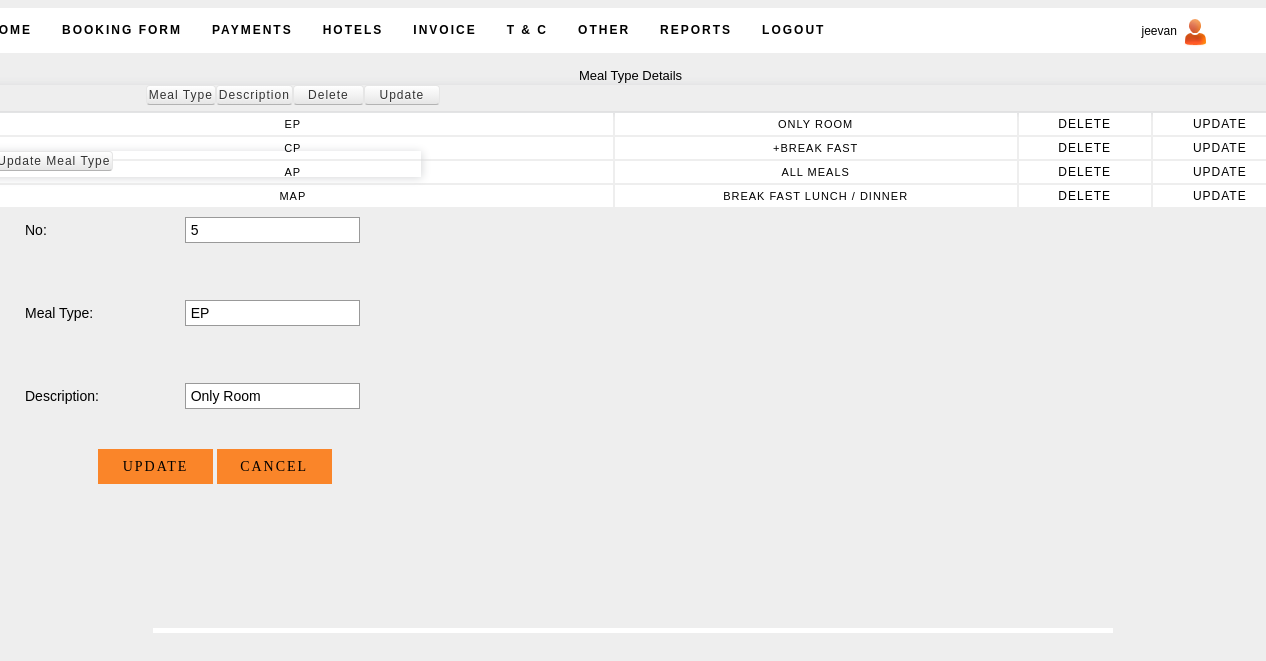
Page /tours_pvt/upmeal.php?id_u=1 (signed in) on the committed database.
### tables this page shows
CREATE TABLE IF NOT EXISTS `meal` (
  `m_id` int(11) NOT NULL AUTO_INCREMENT,
  `m_sort` varchar(25) NOT NULL,
  `m_full` varchar(25) NOT NULL,
  PRIMARY KEY (`m_id`)
);

### tours_pvt/upmeal.php (the view, shortened to what this page needs)
<?php
$up=$_REQUEST['id_u'];
$qry_u="select * from meal where m_id='$up'";
$res_u=mysql_query($qry_u);
$row_u=mysql_fetch_array($res_u);
$qry_d="select * from meal";
$res_d=mysql_query($qry_d);
$count=mysql_num_rows($res_d);
?>
<html>
<head>
<link rel="stylesheet" href="../styles2.css" type="text/css" />
<link rel="stylesheet" type="text/css" href="../css/style.css" media="screen" />
</head>
<body>
<div id="container">
	 <div id="sub-header">
    	<?php
			include("include/p_header.php");
		?>
       	<br />
		<div class="quotation"><center>Meal Type Details</center></div>
        <div>
        <br />
        <table class="detail">
        <tr class="menu_header">
        <td>Meal Type</td>
        <td>Description</td>
        <td width="65">Delete</td>
        <td width="70">Update</td>
        </tr>
        <?php
		while($row_d=mysql_fetch_array($res_d))
		{
			echo "<tr class='pagi'>";
			echo "<td>";
			echo $row_d[1];
			echo "</td>";
			echo "<td>";
			echo $row_d[2];
			echo "</td>";
			echo "<td class='print'>";
			echo "<a href='addmeal.php?id_d=$row_d[0]'>Delete</a>";
			echo "</td>";
			echo "<td class='print'>";
			echo "<a href='upmeal.php?id=$row_d[0]'>Update</a>";
			echo "</td>";
			echo "</tr>";
		}
		?>
        </table>
        <form name="form1" action="" method="post">
        <table class="pay">
        <tr class="menu_header"><td colspan="2">Update Meal Type</td></tr>
        <tr>
        <td class="l_form">No:</td>
        <td><input id="ename" type="text" readonly class="q_in" value="<?php echo $count+1; ?>"></td>
        </tr>
        <tr>
        <td class="l_form">Meal Type:</td>
        <td><input type="text" name="t1" class="q_in" value="<?php echo "$row_u[1]";?>"></td>
        </tr>
        <tr>
        <td class="l_form">Description:</td>
        <td><input type="text" name="t2" class="q_in" value="<?php echo "$row_u[2]";?>"></td>
        </tr>
        </table>
        <div class="pay_button">
         <input name="e_add" class="formbutton" value=" Update " type="submit" onClick="javascript:return validateMyForm();" />
         <input name="e_can" class="formbutton" value="Cancel" type="submit" />
        </div>
        </form>
    </div>
    </div>
    </div>
 <div id="footer">
    </div>
</body>
</html>

### styles2.css (style rules this page uses)
body { margin:0; padding:0; font-family: Verdana, Geneva, sans-serif; font-size: 13px; color: #000; background-color:#EEEEEE; }
.print a { padding:2px 4px 2px 4px; color:#000; text-decoration:none; font-size:12px; }
* { margin:0; padding:0; }
a { color: #F97B27; }
form input, form select, form textarea { padding: 5px; color: #333333; border: 1px solid #ddd; border-right:1px solid #ccc; border-bottom:1px solid #ccc; background-color:#fff; font-family: Arial, Helvetica, sans-serif; font-size: 13px; }
form input.formbutton { color: #000; padding: 6px 8px; font-size: 14px; letter-spacing:2px; font-family: Arial, Helvetica, sans-serif; text-decoration: none; text-transform: uppercase; background: #FA8529; border: none; width:115px; height:35px; overflow: visible; font-family: Lucida Grande; }
#container { width: 960px; background-color:#FFF; margin: 0 auto; padding: 0px; }
div#sub-header { margin-top:8px; margin-bottom:5px; margin-left:-180px; width:1315px; height:620px; background-color:#EEEEEE; }
#footer { margin:0 auto; padding: 30px 5px 0; }
.l_form { font-size:12px; color:#000; border:none; }
.q_in { width:175px; height:26px; border:1px solid #999; background-color:#FFF; font-size:14px; color:#000 }
.pagi td { height:22px; color:#000; text-align:center; font-size:11px; letter-spacing:1px; text-transform:uppercase; background:#FFF; }
.pay { width:450px; height:280px; color:#000; margin-top:-60px; }
.pay td { padding-top:20px; padding-left:50px; color:#000; font-size:14px; }
.detail { width:1318px; margin-top:-15px; margin-left:-2px; }
.pay_button { margin-top:20px; margin-left:125px; }
.menu_header { height:26px; font-size:12px; letter-spacing:1px; text-align:center; color: #000; box-shadow: 1px 1px 10px #d6d7d9; }
.menu_header td { display: inline-block; *display: inline; padding: 2px 2px 2px; margin-bottom: 0; font-size: 12px; color: #333333; text-align: center; text-shadow: 0 1px 1px rgba(255, 255, 255, 0.75); vertical-align: middle; cursor: pointer; background-color: #f5f5f5; *background-color: #e6e6e6; background-image: -ms-linear-gradient(top, #ffffff, #e6e6e6); background-image: -webkit-gradient(linear, 0 0, 0 100%, from(#ffffff), to(#e6e6e6)); background-image: -webkit-linear-gradient(top, #ffffff, #e6e6e6); background-image: -o-linear-gradient(top, #ffffff, #e6e6e6); background-image: linear-gradient(top, #ffffff, #e6e6e6); background-image: -moz-linear-gradient(top, #ffffff, #e6e6e6); background-repeat: repeat-x; border: 1px solid #cccccc; *border: 0; border-color: rgba(0, 0, 0, 0.1) rgba(0, 0, 0, 0.1) rgba(0, 0, 0, 0.25); border-color: #e6e6e6 #e6e6e6 #bfbfbf; border-bottom-color: #b3b3b3; -webkit-border-radius: 4px; -moz-border-radius: 4px; border-radius: 4px; }

### rows in the picture
meal: m_sort "EP", m_full "ONLY ROOM", t1 "EP", t2 "Only Room"
meal: m_sort "CP", m_full "+BREAK FAST"
meal: m_sort "AP", m_full "ALL MEALS"
meal: m_sort "MAP", m_full "BREAK FAST LUNCH / DINNER"

### other values in the picture
$a "jeevan"
